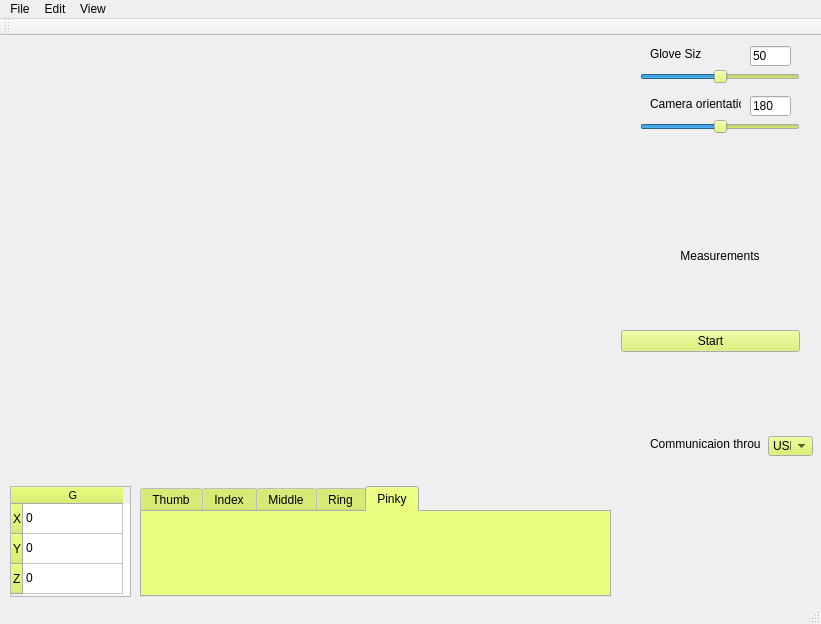
<?xml version="1.0" encoding="UTF-8"?>
<ui version="4.0">
 <class>MainWindow</class>
 <widget class="QMainWindow" name="MainWindow">
  <property name="geometry">
   <rect>
    <x>0</x>
    <y>0</y>
    <width>821</width>
    <height>624</height>
   </rect>
  </property>
  <property name="palette">
   <palette>
    <active>
     <colorrole role="Button">
      <brush brushstyle="SolidPattern">
       <color alpha="255">
        <red>215</red>
        <green>240</green>
        <blue>80</blue>
       </color>
      </brush>
     </colorrole>
    </active>
    <inactive>
     <colorrole role="Button">
      <brush brushstyle="SolidPattern">
       <color alpha="255">
        <red>215</red>
        <green>240</green>
        <blue>80</blue>
       </color>
      </brush>
     </colorrole>
    </inactive>
    <disabled>
     <colorrole role="Button">
      <brush brushstyle="SolidPattern">
       <color alpha="255">
        <red>215</red>
        <green>240</green>
        <blue>80</blue>
       </color>
      </brush>
     </colorrole>
    </disabled>
   </palette>
  </property>
  <property name="windowTitle">
   <string>MainWindow</string>
  </property>
  <widget class="QWidget" name="centralWidget">
   <widget class="QWidget" name="verticalLayoutWidget">
    <property name="geometry">
     <rect>
      <x>0</x>
      <y>0</y>
      <width>611</width>
      <height>421</height>
     </rect>
    </property>
    <layout class="QVBoxLayout" name="Glove3DLayout">
     <property name="sizeConstraint">
      <enum>QLayout::SetDefaultConstraint</enum>
     </property>
    </layout>
   </widget>
   <widget class="QTableWidget" name="GyroTable">
    <property name="geometry">
     <rect>
      <x>10</x>
      <y>450</y>
      <width>121</width>
      <height>111</height>
     </rect>
    </property>
    <property name="verticalScrollBarPolicy">
     <enum>Qt::ScrollBarAlwaysOff</enum>
    </property>
    <property name="horizontalScrollBarPolicy">
     <enum>Qt::ScrollBarAsNeeded</enum>
    </property>
    <property name="autoScroll">
     <bool>true</bool>
    </property>
    <property name="autoScrollMargin">
     <number>10</number>
    </property>
    <property name="verticalScrollMode">
     <enum>QAbstractItemView::ScrollPerItem</enum>
    </property>
    <property name="horizontalScrollMode">
     <enum>QAbstractItemView::ScrollPerItem</enum>
    </property>
    <property name="showGrid">
     <bool>true</bool>
    </property>
    <property name="gridStyle">
     <enum>Qt::SolidLine</enum>
    </property>
    <row>
     <property name="text">
      <string>X</string>
     </property>
    </row>
    <row>
     <property name="text">
      <string>Y</string>
     </property>
    </row>
    <row>
     <property name="text">
      <string>Z</string>
     </property>
    </row>
    <column>
     <property name="text">
      <string>G</string>
     </property>
     <property name="font">
      <font>
       <pointsize>8</pointsize>
      </font>
     </property>
    </column>
    <item row="0" column="0">
     <property name="text">
      <string>0</string>
     </property>
    </item>
    <item row="1" column="0">
     <property name="text">
      <string>0</string>
     </property>
    </item>
    <item row="2" column="0">
     <property name="text">
      <string>0</string>
     </property>
    </item>
   </widget>
   <widget class="QTabWidget" name="FingersTab">
    <property name="geometry">
     <rect>
      <x>140</x>
      <y>450</y>
      <width>471</width>
      <height>111</height>
     </rect>
    </property>
    <property name="currentIndex">
     <number>4</number>
    </property>
    <widget class="QWidget" name="tabThumb">
     <attribute name="title">
      <string>Thumb</string>
     </attribute>
    </widget>
    <widget class="QWidget" name="tabIndex">
     <attribute name="title">
      <string>Index</string>
     </attribute>
    </widget>
    <widget class="QWidget" name="tabMiddle">
     <attribute name="title">
      <string>Middle</string>
     </attribute>
    </widget>
    <widget class="QWidget" name="tabRing">
     <attribute name="title">
      <string>Ring</string>
     </attribute>
    </widget>
    <widget class="QWidget" name="tab_6">
     <attribute name="title">
      <string>Pinky</string>
     </attribute>
    </widget>
   </widget>
   <widget class="QComboBox" name="CommunicationBox">
    <property name="geometry">
     <rect>
      <x>768</x>
      <y>400</y>
      <width>45</width>
      <height>20</height>
     </rect>
    </property>
    <item>
     <property name="text">
      <string>USB</string>
     </property>
    </item>
    <item>
     <property name="text">
      <string>BT</string>
     </property>
    </item>
   </widget>
   <widget class="QSlider" name="GloveSizeSlider">
    <property name="geometry">
     <rect>
      <x>640</x>
      <y>30</y>
      <width>160</width>
      <height>22</height>
     </rect>
    </property>
    <property name="value">
     <number>50</number>
    </property>
    <property name="orientation">
     <enum>Qt::Horizontal</enum>
    </property>
   </widget>
   <widget class="QLabel" name="CommunicationLabel">
    <property name="geometry">
     <rect>
      <x>650</x>
      <y>400</y>
      <width>111</width>
      <height>16</height>
     </rect>
    </property>
    <property name="text">
     <string>Communicaion through</string>
    </property>
   </widget>
   <widget class="QLabel" name="GloveSizeLabel">
    <property name="geometry">
     <rect>
      <x>650</x>
      <y>10</y>
      <width>51</width>
      <height>16</height>
     </rect>
    </property>
    <property name="text">
     <string>Glove Size</string>
    </property>
   </widget>
   <widget class="QWidget" name="gridLayoutWidget">
    <property name="geometry">
     <rect>
      <x>610</x>
      <y>240</y>
      <width>201</width>
      <height>131</height>
     </rect>
    </property>
    <layout class="QGridLayout" name="gridLayout" columnstretch="0">
     <item row="0" column="0">
      <widget class="QPushButton" name="StartStopButton">
       <property name="palette">
        <palette>
         <active>
          <colorrole role="Button">
           <brush brushstyle="SolidPattern">
            <color alpha="255">
             <red>215</red>
             <green>240</green>
             <blue>90</blue>
            </color>
           </brush>
          </colorrole>
         </active>
         <inactive>
          <colorrole role="Button">
           <brush brushstyle="SolidPattern">
            <color alpha="255">
             <red>215</red>
             <green>240</green>
             <blue>90</blue>
            </color>
           </brush>
          </colorrole>
         </inactive>
         <disabled>
          <colorrole role="Button">
           <brush brushstyle="SolidPattern">
            <color alpha="255">
             <red>215</red>
             <green>240</green>
             <blue>90</blue>
            </color>
           </brush>
          </colorrole>
         </disabled>
        </palette>
       </property>
       <property name="text">
        <string>Start</string>
       </property>
      </widget>
     </item>
    </layout>
   </widget>
   <widget class="QLabel" name="label">
    <property name="geometry">
     <rect>
      <x>670</x>
      <y>210</y>
      <width>100</width>
      <height>20</height>
     </rect>
    </property>
    <property name="maximumSize">
     <size>
      <width>100</width>
      <height>20</height>
     </size>
    </property>
    <property name="text">
     <string>Measurements</string>
    </property>
    <property name="textFormat">
     <enum>Qt::AutoText</enum>
    </property>
    <property name="alignment">
     <set>Qt::AlignCenter</set>
    </property>
   </widget>
   <widget class="QSlider" name="CameraOrientationSlider">
    <property name="geometry">
     <rect>
      <x>640</x>
      <y>80</y>
      <width>160</width>
      <height>22</height>
     </rect>
    </property>
    <property name="maximum">
     <number>360</number>
    </property>
    <property name="value">
     <number>180</number>
    </property>
    <property name="orientation">
     <enum>Qt::Horizontal</enum>
    </property>
   </widget>
   <widget class="QLabel" name="CameraOrientationLabel">
    <property name="geometry">
     <rect>
      <x>650</x>
      <y>60</y>
      <width>91</width>
      <height>16</height>
     </rect>
    </property>
    <property name="text">
     <string>Camera orientation:</string>
    </property>
   </widget>
   <widget class="QLineEdit" name="CameraOrientationLineEdit">
    <property name="geometry">
     <rect>
      <x>750</x>
      <y>60</y>
      <width>41</width>
      <height>20</height>
     </rect>
    </property>
    <property name="text">
     <string>180</string>
    </property>
    <property name="maxLength">
     <number>3</number>
    </property>
   </widget>
   <widget class="QLineEdit" name="GloveSizeLineEdit">
    <property name="geometry">
     <rect>
      <x>750</x>
      <y>10</y>
      <width>41</width>
      <height>20</height>
     </rect>
    </property>
    <property name="text">
     <string>50</string>
    </property>
    <property name="maxLength">
     <number>3</number>
    </property>
    <property name="cursorMoveStyle">
     <enum>Qt::LogicalMoveStyle</enum>
    </property>
   </widget>
  </widget>
  <widget class="QMenuBar" name="menuBar">
   <property name="geometry">
    <rect>
     <x>0</x>
     <y>0</y>
     <width>821</width>
     <height>21</height>
    </rect>
   </property>
   <widget class="QMenu" name="menuFile">
    <property name="title">
     <string>File</string>
    </property>
   </widget>
   <widget class="QMenu" name="menuEdit">
    <property name="title">
     <string>Edit</string>
    </property>
   </widget>
   <widget class="QMenu" name="menuView">
    <property name="title">
     <string>View</string>
    </property>
   </widget>
   <addaction name="menuFile"/>
   <addaction name="menuEdit"/>
   <addaction name="menuView"/>
  </widget>
  <widget class="QToolBar" name="mainToolBar">
   <attribute name="toolBarArea">
    <enum>TopToolBarArea</enum>
   </attribute>
   <attribute name="toolBarBreak">
    <bool>false</bool>
   </attribute>
  </widget>
  <widget class="QStatusBar" name="statusBar"/>
 </widget>
 <layoutdefault spacing="6" margin="11"/>
 <resources/>
 <connections/>
</ui>
